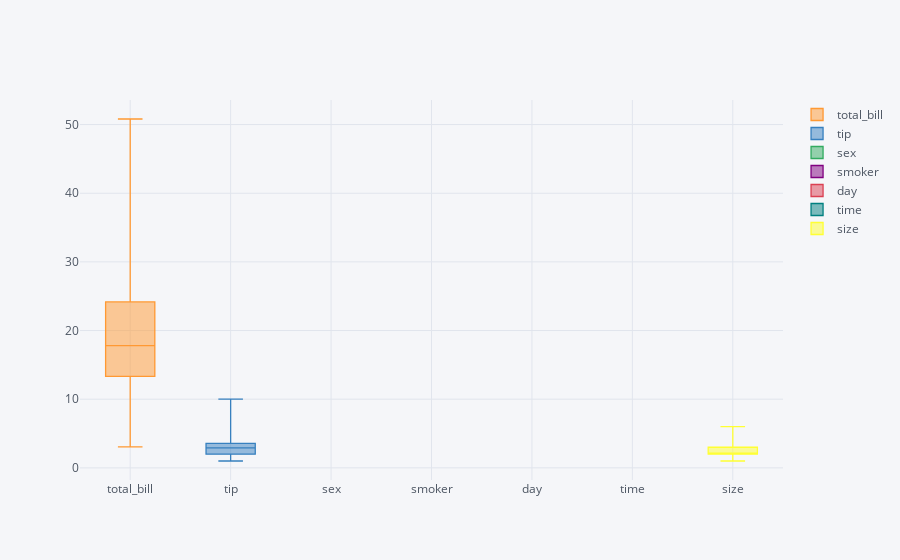

The cell this chart's notebook holds for it:
### Markdown cell above
# Box plot

### Code cell
tip.iplot(kind='box')

### Figure 1 — Plotly figure (JSON) as saved in the notebook; plotly's stock layout.template omitted (floating-point values rounded to 4 significant figures; data arrays with more than 128 entries replaced by an {"elided": "..."} marker saying what was removed)
{"data": [{"boxpoints": false, "line": {"width": 1.3}, "marker": {"color": "rgba(255, 153, 51, 1.0)"}, "name": "total_bill", "orientation": "v", "type": "box", "uid": "0f69fea1-cd64-4978-a4e6-1c5acd104b53", "y": {"elided": "244 float values"}}, {"boxpoints": false, "line": {"width": 1.3}, "marker": {"color": "rgba(55, 128, 191, 1.0)"}, "name": "tip", "orientation": "v", "type": "box", "uid": "7ba27f71-c631-4a32-b168-04cbd1d7509f", "y": {"elided": "244 float values"}}, {"boxpoints": false, "line": {"width": 1.3}, "marker": {"color": "rgba(50, 171, 96, 1.0)"}, "name": "sex", "orientation": "v", "type": "box", "uid": "bc89bd17-aa88-4f7c-ade5-2c425479cb97", "y": {"elided": "244 str values"}}, {"boxpoints": false, "line": {"width": 1.3}, "marker": {"color": "rgba(128, 0, 128, 1.0)"}, "name": "smoker", "orientation": "v", "type": "box", "uid": "12c017bd-a532-4cbb-88fd-94232621143c", "y": {"elided": "244 str values"}}, {"boxpoints": false, "line": {"width": 1.3}, "marker": {"color": "rgba(219, 64, 82, 1.0)"}, "name": "day", "orientation": "v", "type": "box", "uid": "8e58cdec-e05a-4004-a6b1-d3ecefb834bf", "y": {"elided": "244 str values"}}, {"boxpoints": false, "line": {"width": 1.3}, "marker": {"color": "rgba(0, 128, 128, 1.0)"}, "name": "time", "orientation": "v", "type": "box", "uid": "b65edde2-3db3-443b-95e9-11a473c6fddf", "y": {"elided": "244 str values"}}, {"boxpoints": false, "line": {"width": 1.3}, "marker": {"color": "rgba(255, 255, 51, 1.0)"}, "name": "size", "orientation": "v", "type": "box", "uid": "8f763887-2960-4f8d-a996-89cd35d8ebe0", "y": {"elided": "244 int values"}}], "layout": {"legend": {"bgcolor": "#F5F6F9", "font": {"color": "#4D5663"}}, "paper_bgcolor": "#F5F6F9", "plot_bgcolor": "#F5F6F9", "title": {"font": {"color": "#4D5663"}}, "xaxis": {"gridcolor": "#E1E5ED", "showgrid": true, "tickfont": {"color": "#4D5663"}, "title": {"font": {"color": "#4D5663"}, "text": ""}, "zerolinecolor": "#E1E5ED"}, "yaxis": {"gridcolor": "#E1E5ED", "showgrid": true, "tickfont": {"color": "#4D5663"}, "title": {"font": {"color": "#4D5663"}, "text": ""}, "zerolinecolor": "#E1E5ED"}}}
